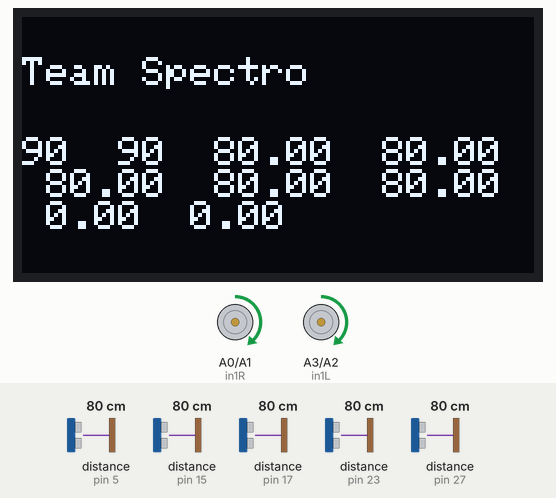
Simulated run of this sketch. Board: Arduino Mega 2560, built with avr-gcc and run on an emulated ATmega2560. Parts: 128×64 one-colour display, motor-driver pin pairs drawn as motors (green arrow = first pin HIGH = forward, orange = second pin HIGH = backward, longer = more drive, scaled by the enable pin). The test bench sets the inputs (shaded band); at power-on: distance to the obstacle (sensors on pin 17, pin 15, pin 23, pin 5, pin 27) 80 cm. The echo pulse lasts 58.3 µs per cm; what the sketch prints to the serial monitor is not drawn.

Above: at 1.2 s.
1.3 s: distance to the obstacle (sensor on pin 17) set to 2 cm
At 2.6 s:
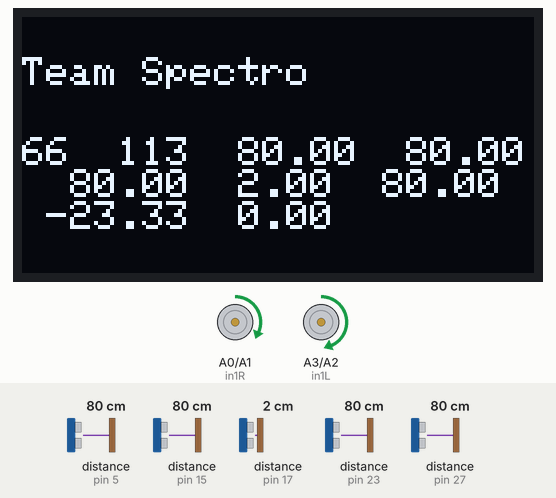
2.9 s: distance to the obstacle (sensor on pin 15) set to 4 cm
At 3.5 s:
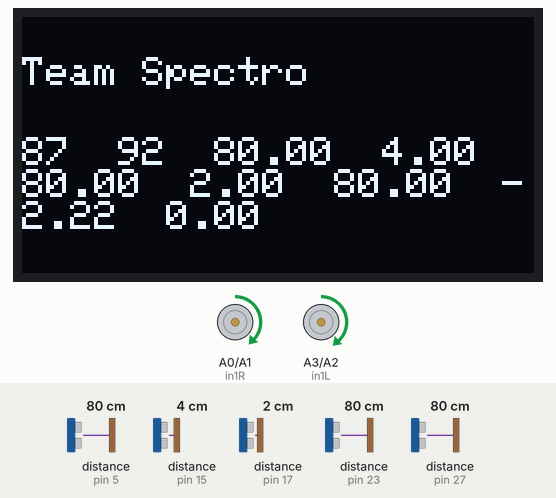
4.5 s: distance to the obstacle (sensor on pin 23) set to 4 cm
At 5.9 s:
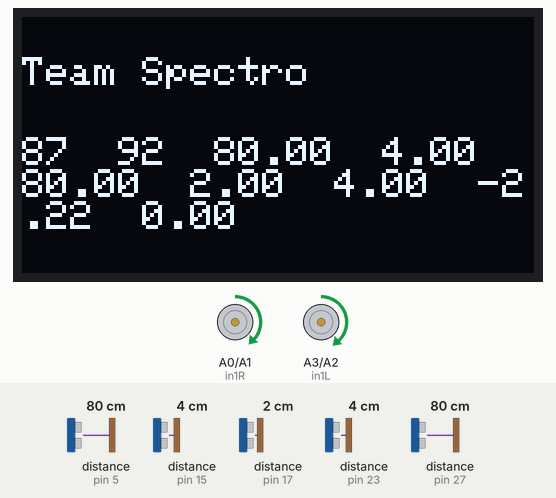
7.5 s: distance to the obstacle (sensor on pin 5) set to 2 cm
At 8.6 s:
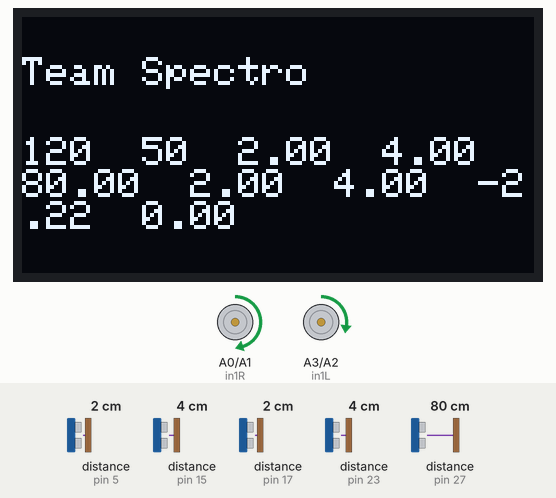
9.0 s: distance to the obstacle (sensor on pin 27) set to 96 cm
At 10.2 s:
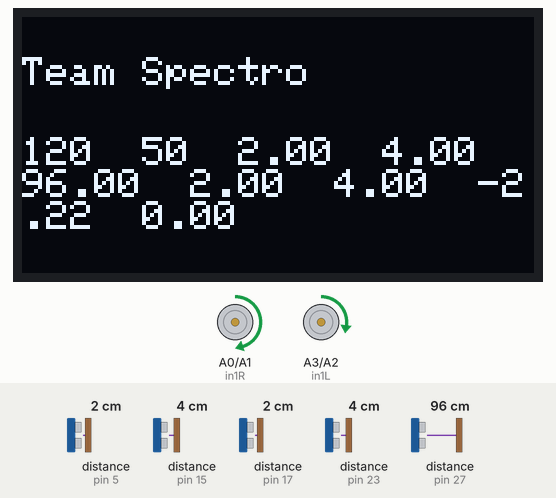
10.5 s: distance to the obstacle (sensor on pin 27) set to 103 cm
At 12.2 s:
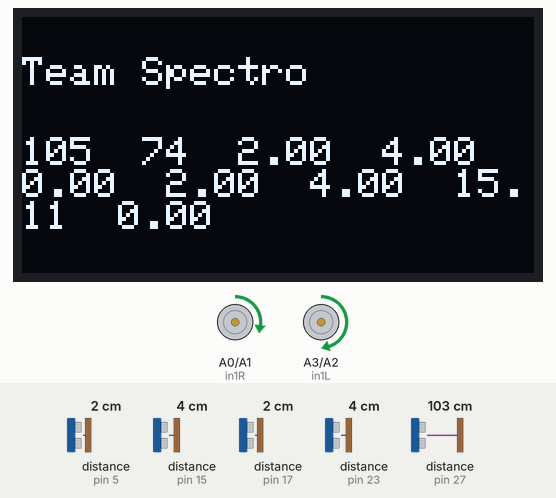
Timing chart, 0 to 13.4 s (numbered marks = the images above; inputs shaded):
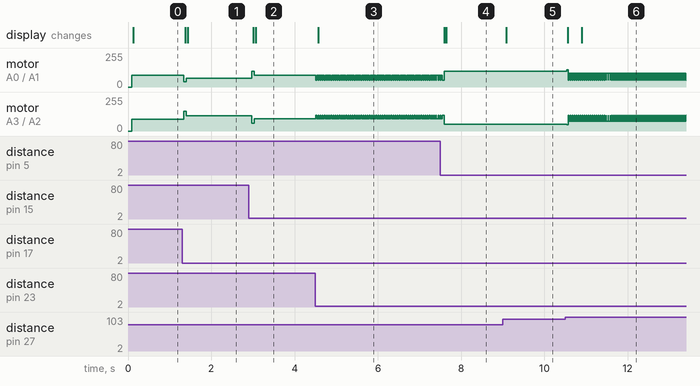

The sketch:

Wall_Following_Code_test.ino
```cpp
#include <HCSR04.h>

#define COLLISION_DISTANCE 85
#define MAX_SPEED 220
#define  REFERENCE_DISTANCE 30

#define MAX_SENSOR_VALUE 4000
#define MAX_OF_SENSOR 3000
#define DIST_PROPORTIONAL_CONST 0.034/2
#include <Wire.h>
#include <Adafruit_GFX.h>
#include <Adafruit_SSD1306.h>


#define SCREEN_WIDTH 128 // OLED display width,  in pixels
#define SCREEN_HEIGHT 64 // OLED display height, in pixels

// declare an SSD1306 display object connected to I2C
Adafruit_SSD1306 oled(SCREEN_WIDTH, SCREEN_HEIGHT, &Wire, -1);

float distance1,distance2,distance3,distance4,distance5,front_errorD,back_errorD,errorD1,errorD2,derivative1,derivative2,integral1=0.0,integral2=0.0,previousErrorD1=0.0,previousErrorD2=0.0,outputD1,outputD2,MIN_SPEED=40;
float Kp_d=1,Ki_d=0,Kd_d=1.5;
int speedL,speedR,basespeed=110;

//right motor pins
const int in1R = A0;
const int in2R = A1;
const int enR = 3;

//left motor pins
const int in1L = A3;
const int in2L = A2;
const int enL = 10;

//sensor
const int trigPin1 = 4;//distance1
const int echoPin1 = 5;
const int trigPin2 = 26;//distance2
const int echoPin2 = 27;
const int trigPin3 = 14;//distance3
const int echoPin3 = 15;
const int trigPin4 = 16;//distance4
const int echoPin4 = 17;
const int trigPin5 = 22;//distance5
const int echoPin5 = 23;


void wall_following(){
  HCSR04 hc_left_front(trigPin1, echoPin1);
  distance1=hc_left_front.dist();
  HCSR04 hc_left_back(trigPin3, echoPin3);
  distance3=hc_left_back.dist();
  HCSR04 hc_right_back(trigPin4, echoPin4);
  distance4=hc_right_back.dist();
  HCSR04 hc_right_front(trigPin2, echoPin2);
  distance2=hc_right_front.dist();
  HCSR04 front(trigPin5, echoPin5);
  distance5=front.dist();
 if ((distance1==0.00) || (distance1>100))
  {
    distance1=0.0;
  }

  if ((distance2==0.00) || (distance2>100))
  {
    distance2=0.0;
  }
   if ((distance3==0.00) || (distance3>100))
  {
    distance3=0.0;
  }
   if ((distance4==0.00) || (distance4>100))
  {
    distance4=0.0;
  }
  if (((distance5==0.00) || (distance5>100)))
  {
    distance5=100.0;
  }

 if  ((distance1+distance3)==(distance2+distance4)){
    speedL=basespeed;
    speedR=basespeed;


    }


else if ((distance1+distance3)>(distance2+distance4)){

   if (distance1==0.0){
    errorD1=(REFERENCE_DISTANCE-(distance1*3+distance3*3));


    }
    else{
  errorD1=REFERENCE_DISTANCE-((distance1*0.8+distance3)/2);
    }

     derivative1=errorD1-previousErrorD1;
   integral1+=errorD1;

  previousErrorD1=errorD1;

  outputD1=(Kp_d*errorD1+Kd_d*derivative1+Ki_d*integral1)/1.8;

   speedL=basespeed+outputD1;
  speedR=basespeed-outputD1;


  }
else if ((distance1+distance3)>(distance2+distance4)){

   if (distance2==0.0){
    errorD1=(REFERENCE_DISTANCE-(distance1*2+distance3*2));


    }
    else{
  errorD1=REFERENCE_DISTANCE-((distance1*0.8+distance3)/2);
    }

     derivative1=errorD1-previousErrorD1;
   integral1+=errorD1;

  previousErrorD1=errorD1;

  outputD1=(Kp_d*errorD1+Kd_d*derivative1+Ki_d*integral1)/1.8;

   speedL=basespeed+outputD1;
  speedR=basespeed-outputD1;


  }


 // front_errorD=REFERENCE_DISTANCE-distance1;
 // back_errorD=REFERENCE_DISTANCE-distance3;
  //float error2=d_reference-d_left_back;
 // errorD=(1.5*front_errorD+1.5*back_errorD)/8;
//  Serial.println("Error = "+String(error));


 Serial.print("control_Error = "+String(outputD1));
  Serial.print(" ");
  Serial.print(distance1);
  Serial.print(" ");
  Serial.print(distance3);
  Serial.print(" ");
  Serial.print(distance2);
  Serial.print(" ");
  Serial.print(distance4);
  Serial.println();


  //int ctrl=round(control_signal);
  //int boundedctrl=constrain(ctrl,-10,10);


  if (speedL>=MAX_SPEED){
    speedL=MAX_SPEED;
  }
  if (speedL<=MIN_SPEED){
    speedL=MIN_SPEED;
  }
  if (speedR>=MAX_SPEED){
    speedR=MAX_SPEED;
  }
  if (speedR<=MIN_SPEED){
    speedR=MIN_SPEED;

    }
  analogWrite(enL,speedL);
  analogWrite(enR,speedR);
  digitalWrite(in1L, HIGH);
  digitalWrite(in2L, LOW);
  digitalWrite(in1R, HIGH);
  digitalWrite(in2R, LOW);
  }

/*
void reach_distance(){
  distance1 = sensor_output(trigPin1, echoPin1);
  distance2 = sensor_output(trigPin2, echoPin2);
  distance3 = sensor_output(trigPin3, echoPin3);
  distance4 = sensor_output(trigPin4, echoPin4);
  if ((distance1+distance3)<(distance2+distance4)){
    front_errorD = (REFERENCE_DISTANCE-distance1);
   back_errorD=(REFERENCE_DISTANCE-distance3);
    }
  else{
    front_errorD = (REFERENCE_DISTANCE-distance2);
  back_errorD=(REFERENCE_DISTANCE-distance3);

    }

  errorD=(back_errorD*1.5)/2;
  derivative = errorD - previousErrorD;
  integral += errorD;
  outputD = Kp_d*errorD + Ki_d*integral + Kd_d*derivative;
  previousErrorD = errorD;

  if ((distance1+distance3)<(distance2+distance4)){
    speedL = SPEED + (int)outputD;
    speedR = SPEED - (int)outputD;


    }
 else{
  speedL = SPEED - (int)outputD;
  speedR = SPEED + (int)outputD;


  }

  if (speedL>=MAX_SPEED){
    speedL=MAX_SPEED;
  }
  if (speedL<=MIN_SPEED){
    speedL=MIN_SPEED;
  }
  if (speedR>=MAX_SPEED){
    speedR=MAX_SPEED;
  }
  if (speedR<=MIN_SPEED){
    speedR=MIN_SPEED;

    }
  analogWrite(enL,speedL);
  analogWrite(enR,speedR);
  digitalWrite(in1L, HIGH);
  digitalWrite(in2L, LOW);
  digitalWrite(in1R, HIGH);
  digitalWrite(in2R, LOW);


  Serial.print("left speed: ");
  Serial.print(speedL);
  Serial.print("  ");
  Serial.print("right speed: ");
  Serial.println(speedR);


  }
  */

bool check_collision(){
  HCSR04 front(trigPin5, echoPin5);
  distance5=front.dist();
   if (((distance5==0.00) || (distance5>100)))
  {
    distance5=100.0;
  }


  if(distance5<=COLLISION_DISTANCE){
    return true;
  }else{
    return false;
  }
}


void setup() {
Serial.begin(9600);
// initialize OLED display with address 0x3C for 128x64
  if (!oled.begin(SSD1306_SWITCHCAPVCC, 0x3C)) {
    Serial.println(F("SSD1306 allocation failed"));
    while (true);
  }

pinMode(in1L,OUTPUT);
pinMode(in2L,OUTPUT);
pinMode(in1R,OUTPUT);
pinMode(in2R,OUTPUT);
pinMode(enL,OUTPUT);
pinMode(enR,OUTPUT);

pinMode(trigPin1,OUTPUT);
pinMode(echoPin1,INPUT);
pinMode(trigPin2,OUTPUT);
pinMode(echoPin2,INPUT);
pinMode(trigPin3,OUTPUT);
pinMode(echoPin3,INPUT);
pinMode(trigPin4,OUTPUT);
pinMode(echoPin4,INPUT);
pinMode(trigPin5,OUTPUT);
pinMode(echoPin5,INPUT);

// Turn off motors - Initial state
  digitalWrite(in1L, LOW);
  digitalWrite(in2L, LOW);
  digitalWrite(in1R, LOW);
  digitalWrite(in2R, LOW);


oled.clearDisplay(); // clear display

  oled.setTextSize(1);          // text size
  oled.setTextColor(WHITE);     // text color
  oled.setCursor(0, 10);        // position to display
  oled.println("TEAM SPECTRO"); // text to display
  oled.display();               // show on OLED

}

void loop() {

/*
distance1 = sensor_output(trigPin1, echoPin1);
distance2 = sensor_output(trigPin2, echoPin2);
distance3 = sensor_output(trigPin3, echoPin3);
distance4 = sensor_output(trigPin4, echoPin4);
distance5 = sensor_output(trigPin5, echoPin5);

Serial.print(distance1);
Serial.print("  ");
Serial.print(distance2);
Serial.print("  ");
Serial.print(distance3);
Serial.print("  ");
Serial.print(distance4);
Serial.print("  ");
Serial.print(distance5);
Serial.println();
8*/


if (check_collision()){
  speedL=basespeed-10;
  speedR=basespeed-10;

  if (distance5<70){
    if ((distance3+distance1)<(distance4+distance2)){
      speedL=basespeed+30;
      speedR=basespeed-40;

     }
     else{
      speedL=basespeed-40;
      speedR=basespeed+30;

      }
  analogWrite(enL,speedL);
  analogWrite(enR,speedR);
  digitalWrite(in1L, HIGH);
  digitalWrite(in2L, LOW);
  digitalWrite(in1R, HIGH);
  digitalWrite(in2R, LOW);

  }
  else{
    basespeed=90;
  }
   wall_following();
  }

else{

 // SPEED=130;
 // MIN_SPEED=80;
 basespeed=110;
  wall_following();
}

oled.clearDisplay();
  oled.setTextSize(1);
  oled.setTextColor(WHITE);
  oled.setCursor(0, 10);
  oled.println("Team Spectro");
  oled.setCursor(0, 30);
  oled.print(speedL);
  oled.print("  ");
  oled.print(speedR);
   oled.print("  ");
  oled.print(distance1);
   oled.print("  ");
  oled.print(distance3);
  oled.print("  ");
  oled.print(distance2);
  oled.print("  ");
  oled.print(distance4);
  oled.print("  ");
  oled.print(distance5);
  oled.print("  ");
  oled.print(outputD1);
  oled.print("  ");
  oled.print(outputD2);


  oled.display();


/*if(SPEED > 100){
  SPEED = 100;
}
if(SPEED < 50){
  SPEED = 50;
} */


}
```

Measured:
- the behaviour switches between 100 and 101 cm on distance to the obstacle (sensor on pin 27) (found by bisection; images 5 and 6)
- after the input at 1.3 s, motor on A0 (in1R) / A1 (in2R): forward 90/255 → forward 40/255 at once, → forward 66/255 0.07 s later; motor on A3 (in1L) / A2 (in2L): forward 90/255 → forward 148/255 at once, → forward 113/255 0.07 s later; the display: first changes after 0.07 s (image 1 shows a later state)
- after the input at 2.9 s, motor on A0 (in1R) / A1 (in2R): forward 66/255 → forward 119/255 after 0.07 s, → forward 87/255 0.06 s later; motor on A3 (in1L) / A2 (in2L): forward 113/255 → forward 60/255 after 0.07 s, → forward 92/255 0.06 s later; the display: first changes after 0.10 s (image 2 shows a later state)
- after the input at 4.5 s, motor on A0 (in1R) / A1 (in2R): alternates forward 87/255 for 0.04 s and forward 50/255 for 0.02 s, starting at once; motor on A3 (in1L) / A2 (in2L): alternates forward 120/255 for 0.02 s and forward 92/255 for 0.04 s, starting at once; the display: changes after 0.06 s (image 3)
- after the input at 7.5 s, the display: first changes after 0.09 s (image 4 shows a later state)
- after the input at 9.0 s, the display: changes after 0.09 s (image 5)
- after the input at 10.5 s, motor on A0 (in1R) / A1 (in2R): forward 120/255 → forward 131/255 at once, then repeats every 0.05 s: forward 50/255 0.01 s, forward 105/255 0.04 s; motor on A3 (in1L) / A2 (in2L): forward 50/255 → forward 48/255 at once, then repeats every 0.05 s: forward 120/255 0.01 s, forward 74/255 0.04 s
